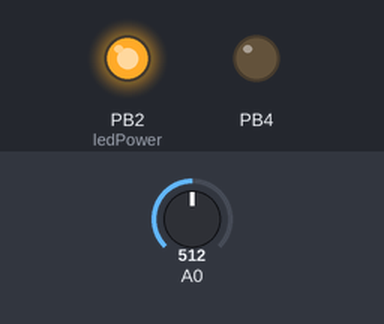
Recording of a sketch running on a simulated ATtiny85, built with avr-gcc and run on an emulated ATtiny85. Parts: output pins drawn as LEDs (lit = HIGH). The inputs (shaded band) are chosen by the test bench; at power-on: A0 = 512. What the sketch prints to the serial monitor is not drawn.

Above: at 0.1 s.
Timing chart, 0 to 1.6 s (numbered marks = the images above):
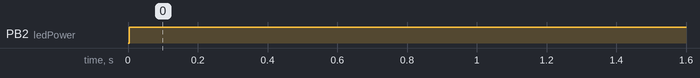

The sketch:

sharp-pm10.ino
```cpp
int dustPin=0;
int dustVal=0;

int ledPower=2;
int delayTime=280;
int delayTime2=40;
float offTime=9680;

int cnt = 0;

#ifndef READVCC_CALIBRATION_CONST
#define READVCC_CALIBRATION_CONST 1126400L
#endif

void setup()
{
  Serial.begin(9600);
  pinMode(ledPower,OUTPUT);
  pinMode(4, OUTPUT);
}

void loop()
{
  // ledPower is any digital pin on the arduino connected to Pin 3 on the sensor
  float vcc = readVcc()/1000.0;
  float v_prop = vcc/5.0;
  digitalWrite(ledPower,LOW); // power on the LED
  delayMicroseconds(delayTime);
  dustVal=analogRead(dustPin); // read the dust value via pin 5 on the sensor
  delayMicroseconds(delayTime2);
  digitalWrite(ledPower,HIGH); // turn the LED off
  delayMicroseconds(offTime);
  float a_norm = dustVal/1023.0;
  float mgm3 = (2.5/3.5)*a_norm;

  if(cnt > 3)
  {
    Serial.print(dustVal);
    Serial.print(",");
    Serial.print(vcc);
    Serial.print(",");
    Serial.println(mgm3);
  }
  delay(3000);
  cnt++;
}

long readVcc() {
  long result;

  //not used on emonTx V3 - as Vcc is always 3.3V - eliminates bandgap error and need for calibration http://harizanov.com/2013/09/thoughts-on-avr-adc-accuracy/

  #if defined(__AVR_ATmega168__) || defined(__AVR_ATmega328__) || defined (__AVR_ATmega328P__)
  ADMUX = _BV(REFS0) | _BV(MUX3) | _BV(MUX2) | _BV(MUX1);
  #elif defined(__AVR_ATmega32U4__) || defined(__AVR_ATmega1280__) || defined(__AVR_ATmega2560__) || defined(__AVR_AT90USB1286__)
  ADMUX = _BV(REFS0) | _BV(MUX4) | _BV(MUX3) | _BV(MUX2) | _BV(MUX1);
  ADCSRB &= ~_BV(MUX5);   // Without this the function always returns -1 on the ATmega2560 http://openenergymonitor.org/emon/node/2253#comment-11432
  #elif defined (__AVR_ATtiny24__) || defined(__AVR_ATtiny44__) || defined(__AVR_ATtiny84__)
  ADMUX = _BV(MUX5) | _BV(MUX0);
  #elif defined (__AVR_ATtiny25__) || defined(__AVR_ATtiny45__) || defined(__AVR_ATtiny85__)
  ADMUX = _BV(MUX3) | _BV(MUX2);

  #endif


  #if defined(__AVR__)
  delay(2);                                        // Wait for Vref to settle
  ADCSRA |= _BV(ADSC);                             // Convert
  while (bit_is_set(ADCSRA,ADSC));
  result = ADCL;
  result |= ADCH<<8;
  result = READVCC_CALIBRATION_CONST / result;  //1100mV*1024 ADC steps http://openenergymonitor.org/emon/node/1186
  return result;
 #elif defined(__arm__)
  return (3300);                                  //Arduino Due
 #else
  return (3300);                                  //Guess that other un-supported architectures will be running a 3.3V!
 #endif
}
```

Measured:
- by itself, PB2 (ledPower): LOW → HIGH at 0.00 s
